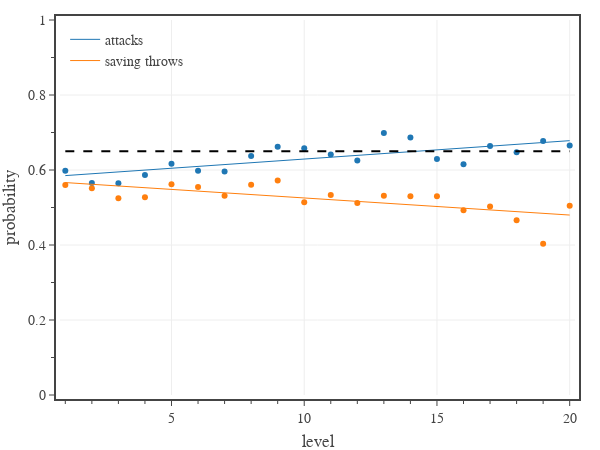

Notebook code for this chart:
### Code cell
# Plots probability of a PC hitting a monster with an attack or a monster failing a saving throw.
# create figure
fig = go.Figure(
    layout=go.Layout(
        template=tfb.FIG_TEMPLATE,
        xaxis=dict(
            title_text='level',
            range=[0.8, 20.2],
            tick0=0, dtick=5,
            minor=dict(tick0=0, dtick=1),
        ),
        yaxis=dict(
            title_text='probability',
            range=[0, 1],
            tick0=0, dtick=0.2,
            minor=dict(tick0=0, dtick=0.1),
        ),
        legend=dict(
            yanchor='top',  y=0.99,
            xanchor='left', x=0.01,
            bgcolor='rgba(0,0,0,0)',
            orientation='v',
            tracegroupgap=0,
        )
    )
)

# monster stats
dfM = pd.read_csv('../../assets/data/monsters.csv')
dfM['unadj AC'] = dfM.apply(lambda row: unadjusted_armor_class(row), axis=1)
dfM['adj SB'] = dfM.apply(lambda row: average_save_bonus(row), axis=1)
dfM['adj SB'] = dfM['adj SB'] + dfM.apply(lambda row: 4 if 'magic resistance' in row['AC adjustments'] else 0, axis=1)
dfM['adj DC'] = dfM['adj AB'] + 8
dfM = dfM[['CR','adj HP','AC','adj AC','adj SB','adj DPR','adj AB','adj DC','unadj AC']].groupby(['CR']).mean().reset_index()
dfM = dfM[dfM['CR'].between(1, 20)]
dfM.sort_values(by='CR', inplace=True)
m_ac  = dfM['unadj AC'].to_numpy()
m_sb  = dfM['adj SB'].to_numpy()

# player character data
levels = list(range(1,21))
ab_matrix = []
dc_matrix = []
exclude_pcs = ['Barbarian','Fighter','Rogue']
for c in pcs:
    pc = pcs[c]
    ab_matrix.append([pc.set_level(lvl).build().get_attack_bonus() for lvl in levels])
    if c not in exclude_pcs:
        dc_matrix.append([pc.set_level(lvl).build().get_save_dc() for lvl in levels])
p_ab = np.mean(np.array(ab_matrix), axis=0)
p_dc = np.mean(np.array(dc_matrix), axis=0)

# attacks
p_hit = np.array([attack_hit_crit_prob(ac, ab) for ac, ab in zip(m_ac, p_ab)])
plot_data_and_fit(
    fig, 
    levels, p_hit,
    name='attacks',
    legendgroup='attacks',
    line=dict(color=COLOR_LIST[0], dash='solid', width=1),
    hovertemplate=
            f'<b>Attacks</b><br>'+
            'level %{x:.0f}<br>'+
            'probability %{y:.1%}'+
            '<extra></extra>',
    print_coefficients=True,
)
print(p_hit.mean())


# saving throws
p_fail = np.array([save_fail_prob(sb, dc) for sb, dc in zip(m_sb, p_dc)])
plot_data_and_fit(
    fig, 
    levels, p_fail,
    name='saving throws',
    legendgroup='saving throws',
    line=dict(color=COLOR_LIST[1], dash='solid', width=1),
    hovertemplate=
            f'<b>Saving Throws</b><br>'+
            'level %{x:.0f}<br>'+
            'probability %{y:.1%}'+
            '<extra></extra>',
    print_coefficients=True,
)
print(p_fail.mean())

fig.add_trace(go.Scatter(
    x=[1,20], 
    y=[0.65,0.65],
    mode='lines', 
    name='baseline',
    line=dict(color='black', dash='dash'),
    hoverinfo='skip',
    showlegend=False,
))

# show figure
fig.update_layout(width=600, height=450)
fig.show(config=tfb.FIG_CONFIG)

# save figures
if SAVEFIGS:
    fig.update_layout(autosize=True, width=None, height=None)
    tfb.save_fig_html(fig, format='large', name=f'./fig-hit-fail-probabilities-large')
    tfb.save_fig_html(fig, format='small', name=f'./fig-hit-fail-probabilities-small')

### Figure 1 — Plotly figure (JSON) as saved in the notebook; plotly's stock layout.template omitted (floating-point values rounded to 4 significant figures)
{"data": [{"hovertemplate": "<b>Attacks</b><br>level %{x:.0f}<br>probability %{y:.1%}<extra></extra>", "legendgroup": "attacks", "line": {"color": "#1f77b4", "dash": "solid", "width": 1}, "mode": "markers", "name": "attacks", "showlegend": false, "type": "scatter", "x": [1, 2, 3, 4, 5, 6, 7, 8, 9, 10, 11, 12, 13, 14, 15, 16, 17, 18, 19, 20], "y": [0.5978, 0.565, 0.5645, 0.587, 0.6167, 0.5977, 0.5959, 0.6375, 0.6621, 0.658, 0.6415, 0.6256, 0.6989, 0.6864, 0.6292, 0.6152, 0.6639, 0.6472, 0.6776, 0.6655]}, {"hoverinfo": "skip", "hovertemplate": "<b>Attacks</b><br>level %{x:.0f}<br>probability %{y:.1%}<extra></extra>", "legendgroup": "attacks", "line": {"color": "#1f77b4", "dash": "solid", "width": 1}, "mode": "lines", "name": "attacks", "showlegend": true, "type": "scatter", "x": [1, 2, 3, 4, 5, 6, 7, 8, 9, 10, 11, 12, 13, 14, 15, 16, 17, 18, 19, 20], "y": [0.5851, 0.59, 0.5949, 0.5998, 0.6047, 0.6096, 0.6145, 0.6194, 0.6243, 0.6292, 0.6341, 0.639, 0.6439, 0.6488, 0.6537, 0.6586, 0.6635, 0.6684, 0.6733, 0.6782]}, {"hovertemplate": "<b>Saving Throws</b><br>level %{x:.0f}<br>probability %{y:.1%}<extra></extra>", "legendgroup": "saving throws", "line": {"color": "#ff7f0e", "dash": "solid", "width": 1}, "mode": "markers", "name": "saving throws", "showlegend": false, "type": "scatter", "x": [1, 2, 3, 4, 5, 6, 7, 8, 9, 10, 11, 12, 13, 14, 15, 16, 17, 18, 19, 20], "y": [0.5599, 0.551, 0.5243, 0.5276, 0.5617, 0.5549, 0.5311, 0.561, 0.5721, 0.5137, 0.5335, 0.5118, 0.5313, 0.5301, 0.5302, 0.4924, 0.5028, 0.4657, 0.4032, 0.5048]}, {"hoverinfo": "skip", "hovertemplate": "<b>Saving Throws</b><br>level %{x:.0f}<br>probability %{y:.1%}<extra></extra>", "legendgroup": "saving throws", "line": {"color": "#ff7f0e", "dash": "solid", "width": 1}, "mode": "lines", "name": "saving throws", "showlegend": true, "type": "scatter", "x": [1, 2, 3, 4, 5, 6, 7, 8, 9, 10, 11, 12, 13, 14, 15, 16, 17, 18, 19, 20], "y": [0.5665, 0.5619, 0.5574, 0.5528, 0.5482, 0.5437, 0.5391, 0.5346, 0.53, 0.5254, 0.5209, 0.5163, 0.5118, 0.5072, 0.5026, 0.4981, 0.4935, 0.489, 0.4844, 0.4798]}, {"hoverinfo": "skip", "line": {"color": "black", "dash": "dash"}, "mode": "lines", "name": "baseline", "showlegend": false, "type": "scatter", "x": [1, 20], "y": [0.65, 0.65]}], "layout": {"height": 450, "legend": {"bgcolor": "rgba(0,0,0,0)", "orientation": "v", "tracegroupgap": 0, "x": 0.01, "xanchor": "left", "y": 0.99, "yanchor": "top"}, "width": 600, "xaxis": {"dtick": 5, "minor": {"dtick": 1, "tick0": 0}, "range": [0.8, 20.2], "tick0": 0, "title": {"text": "level"}}, "yaxis": {"dtick": 0.2, "minor": {"dtick": 0.1, "tick0": 0}, "range": [0, 1], "tick0": 0, "title": {"text": "probability"}}}}
